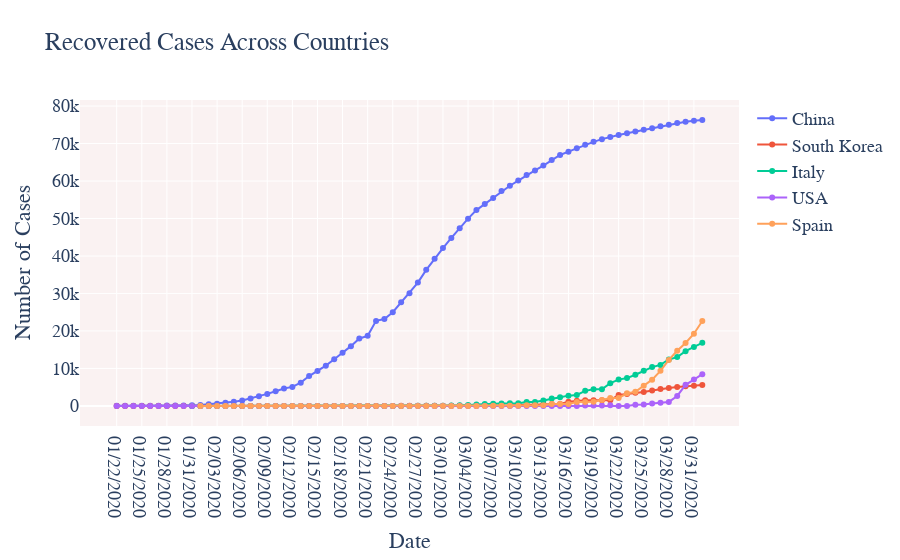

The notebook cell this image was saved under:
### Code cell
import plotly.graph_objs as go
fig = go.Figure()
fig.add_trace(go.Scatter(x=df_china['ObservationDate'], y=df_china['Recovered'],
                    mode='lines+markers',name='China'))
fig.add_trace(go.Scatter(x=df_sKorea['ObservationDate'], y=df_sKorea['Recovered'],
                    mode='lines+markers',name='South Korea'))
fig.add_trace(go.Scatter(x=df_italy['ObservationDate'], y=df_italy['Recovered'],
                    mode='lines+markers',name='Italy'))
fig.add_trace(go.Scatter(x=df_USA['ObservationDate'], y=df_USA['Recovered'],
                    mode='lines+markers',name='USA'))
fig.add_trace(go.Scatter(x=df_Spain['ObservationDate'], y=df_Spain['Recovered'],
                    mode='lines+markers',name='Spain'))
fig.update_layout(title_text='Recovered Cases Across Countries',xaxis_title='Date',yaxis_title='Number of Cases',plot_bgcolor='rgb(250, 242, 242)', font=dict(
        family="Courier New, monospace",
        size=18,
    ))

fig.show()
